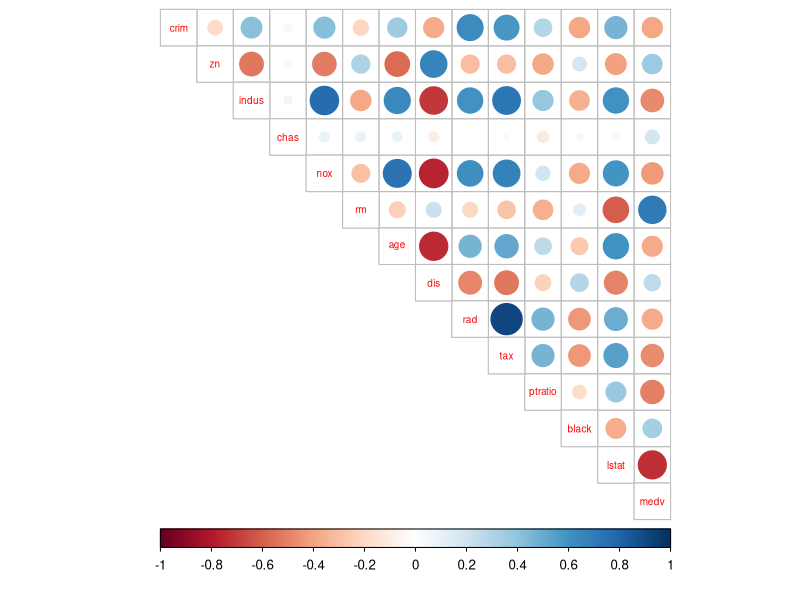
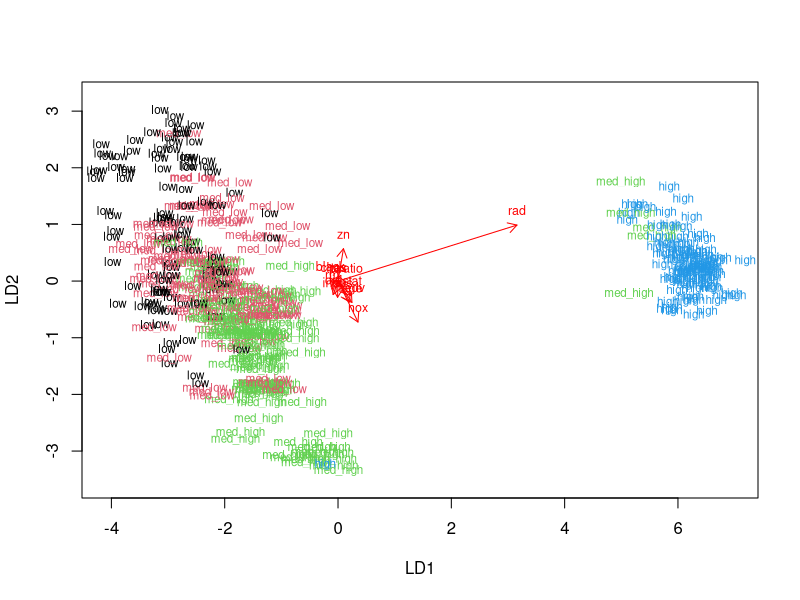
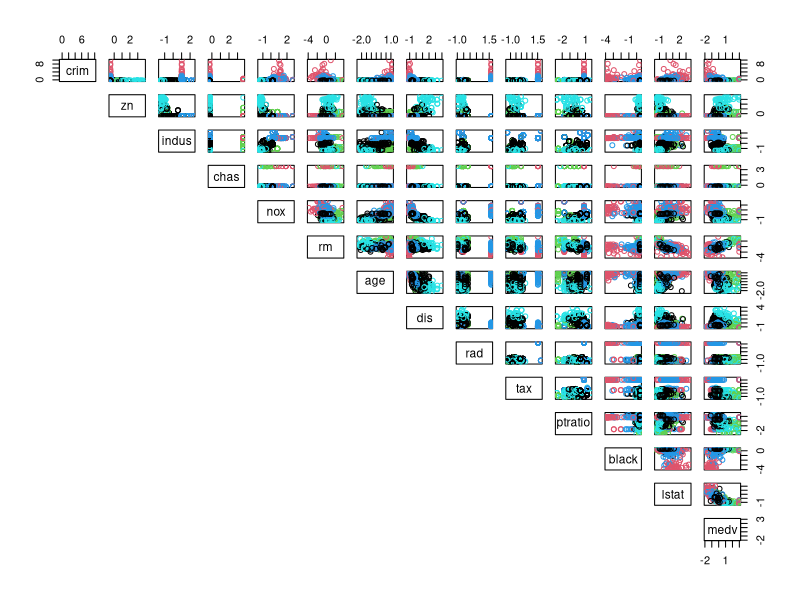
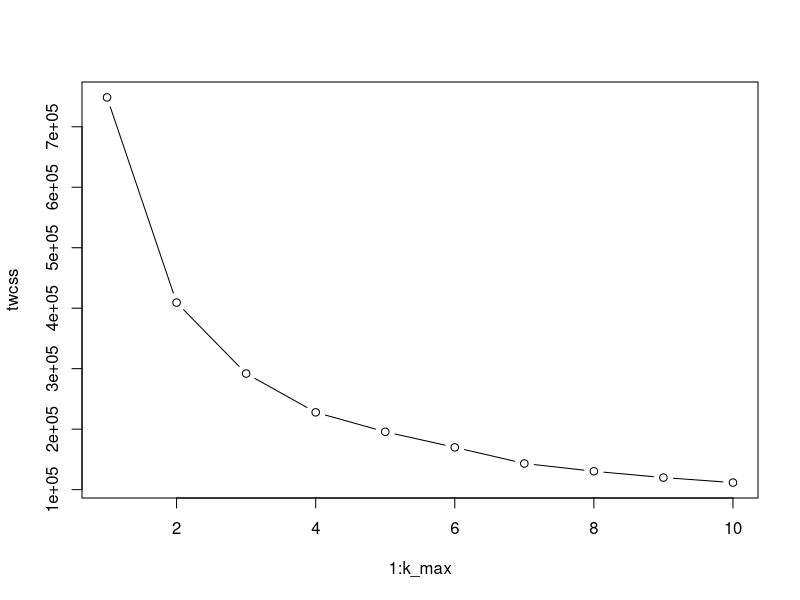
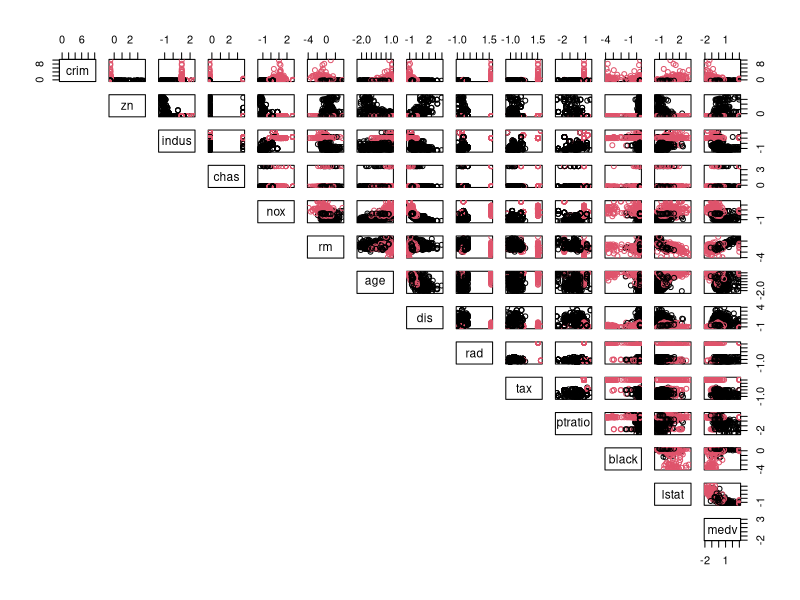

These charts were generated, in order, by the following R code:
## ---- chunk 1
library(MASS)
data("Boston")
dim(Boston)
str(Boston)
## ---- chunk 2
library(corrplot)
library(tidyverse)
summary(Boston)
## ---- chunk 3
cor_matrix<-cor(Boston) %>% round(digits=2)
corrplot(cor_matrix, method="circle", type = "upper",cl.pos = "b", tl.pos = "d", tl.cex = 0.6)
## ---- chunk 4
boston_scaled <- scale(Boston)
summary(boston_scaled)
boston_scaled <- as.data.frame(boston_scaled)
## ---- chunk 5
scaled_crim <- boston_scaled$crim
bins <- quantile(scaled_crim)
crime <- cut(scaled_crim, breaks = bins, include.lowest = TRUE, labels = c("low", "med_low", "med_high", "high"))
boston_scaled <- dplyr::select(boston_scaled, -crim)
boston_scaled <- data.frame(boston_scaled, crime)

n <- nrow(boston_scaled)

ind <- sample(n,  size = n * 0.8)
train <- boston_scaled[ind,]
test <- boston_scaled[-ind,]
correct_classes <- test$crime
test <- dplyr::select(test, -crime)
## ---- chunk 6
lda.fit <- lda(crime ~., data = train)
lda.arrows <- function(x, myscale = 1, arrow_heads = 0.1, color = "red", tex = 0.75, choices = c(1,2)){
  heads <- coef(x)
  arrows(x0 = 0, y0 = 0, 
         x1 = myscale * heads[,choices[1]], 
         y1 = myscale * heads[,choices[2]], col=color, length = arrow_heads)
  text(myscale * heads[,choices], labels = row.names(heads), 
       cex = tex, col=color, pos=3)
}
classes <- as.numeric(train$crime)
plot(lda.fit, dimen = 2, col = classes, och = classes)
lda.arrows(lda.fit, myscale = 1)
## ---- chunk 7
lda.pred <- predict(lda.fit, newdata = test)
table(correct = correct_classes, predicted = lda.pred$class)
## ---- chunk 8
data("Boston")
Boston2 <- scale(Boston)
Boston2 <- as.data.frame(Boston2)
dist_eu <- dist(Boston2)
km <- kmeans(dist_eu, centers = 5)
pairs(Boston2, col = km$cluster, lower.panel = NULL)
## ---- chunk 9
set.seed(123)
k_max <- 10
twcss <- sapply(1:k_max, function(k){kmeans(dist_eu, k)$tot.withinss})
plot(1:k_max, twcss, type = 'b')
## ---- chunk 10
km <- kmeans(dist_eu, centers = 2)
pairs(Boston2, col = km$cluster, lower.panel = NULL)
